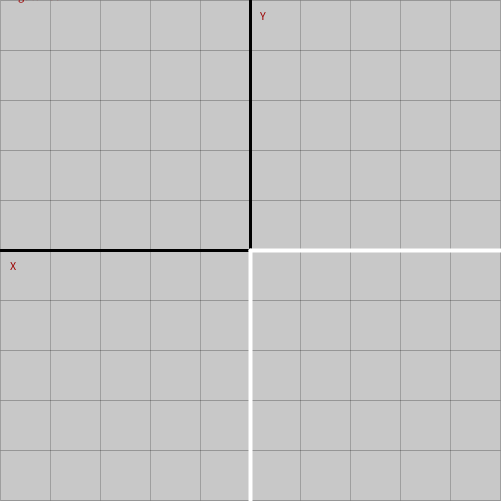
Frame 1 (no input)
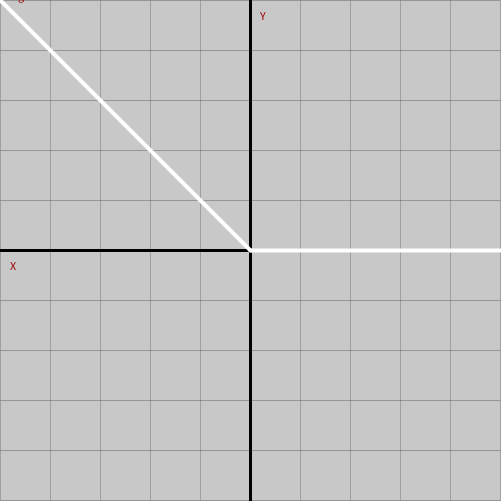
Frame 60 (the mouse pressed at the canvas centre just before this capture)
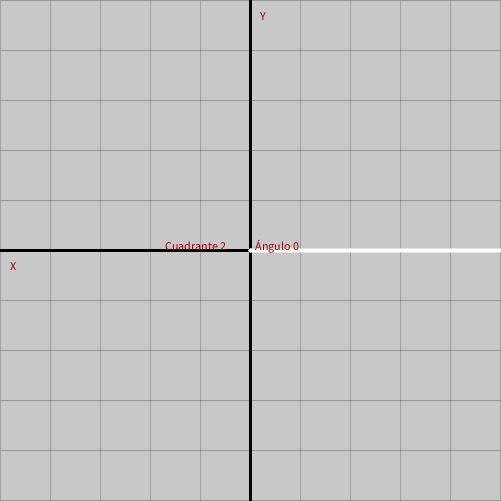
Frame 120 (the mouse held since frame 60 and released just before this capture)

The Processing sketch that drew these frames (run headless with seeded random() and noise(); from frame 60 on, the mouse is pressed at the canvas centre):

// Processing sketch: processing_72171
// ── processing_72171.pde

/* 
 /////////////////////////////////////////////////
 Colectivo MALAB / Sevilla
 www.distopic.es / info@colectivomalab.org
 /////////////////////////////////////////////////
 Ejemplo simple de cómo medir ángulos con vectores
 /////////////////////////////////////////////////
 */

PVector v1 = new PVector(250, 0);
PVector v2 = new PVector(0, 250);
int cuadrante = 1;

void setup() {
  size (501, 501);
}

void draw() {

  // Dibuja Rejilla
  background(200);
  stroke(0);
  for (int n=0; n<11;n++) {
    strokeWeight(0.2);
    line(n*50, 0, n*50, 500);
    line(0, n*50, 500, n*50);
  }

  // Dibuja Ejes
  strokeWeight(3);
  line(250, 0, 250, 500);
  line(0, 250, 500, 250);
  fill(155, 0, 0);
  text("X", 10, 270);
  text("Y", 260, 20);

  // Dibuja vectores
  pushMatrix();
  strokeWeight(4);
  stroke(255);
  translate(250, 250);
  line(0, 0, v1.x, v1.y);
  line(0, 0, v2.x, v2.y);
  popMatrix();

  v2.x= mouseX-250; //mueve el ratón para cambiar el ángulo
  v2.y= mouseY-250; 

  // Cuadrantes
  if (v2.x>=0 && v2.y<0) { 
    cuadrante =1;
  } 
  else if (v2.x>=0 && v2.y>=0) { 
    cuadrante =2;
  } 
  else if (v2.x<0 && v2.y>=0) { 
    cuadrante =3;
  } 
  else {
    cuadrante =4;
  }

  // Saca info a consola
  float a = PVector.angleBetween(v1, v2);
  text(("Ángulo "+int(degrees(a))), mouseX+5, mouseY);
  text(("Cuadrante "+cuadrante), mouseX-85, mouseY);
  //  println("Ángulo de "+degrees(a)+" grados en el "+ cuadrante+" cuadrante"); // Escribe el ángulo
}
